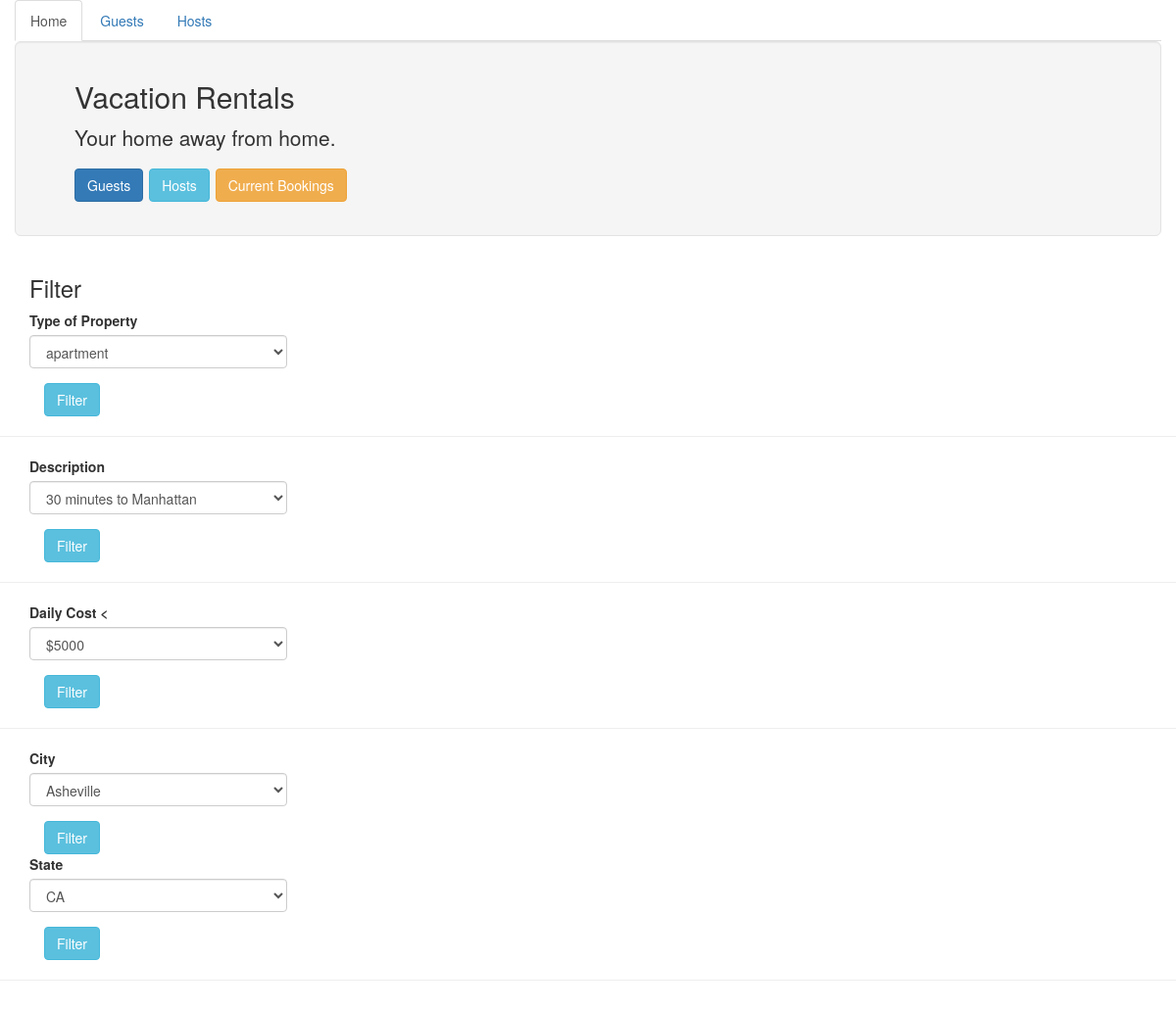
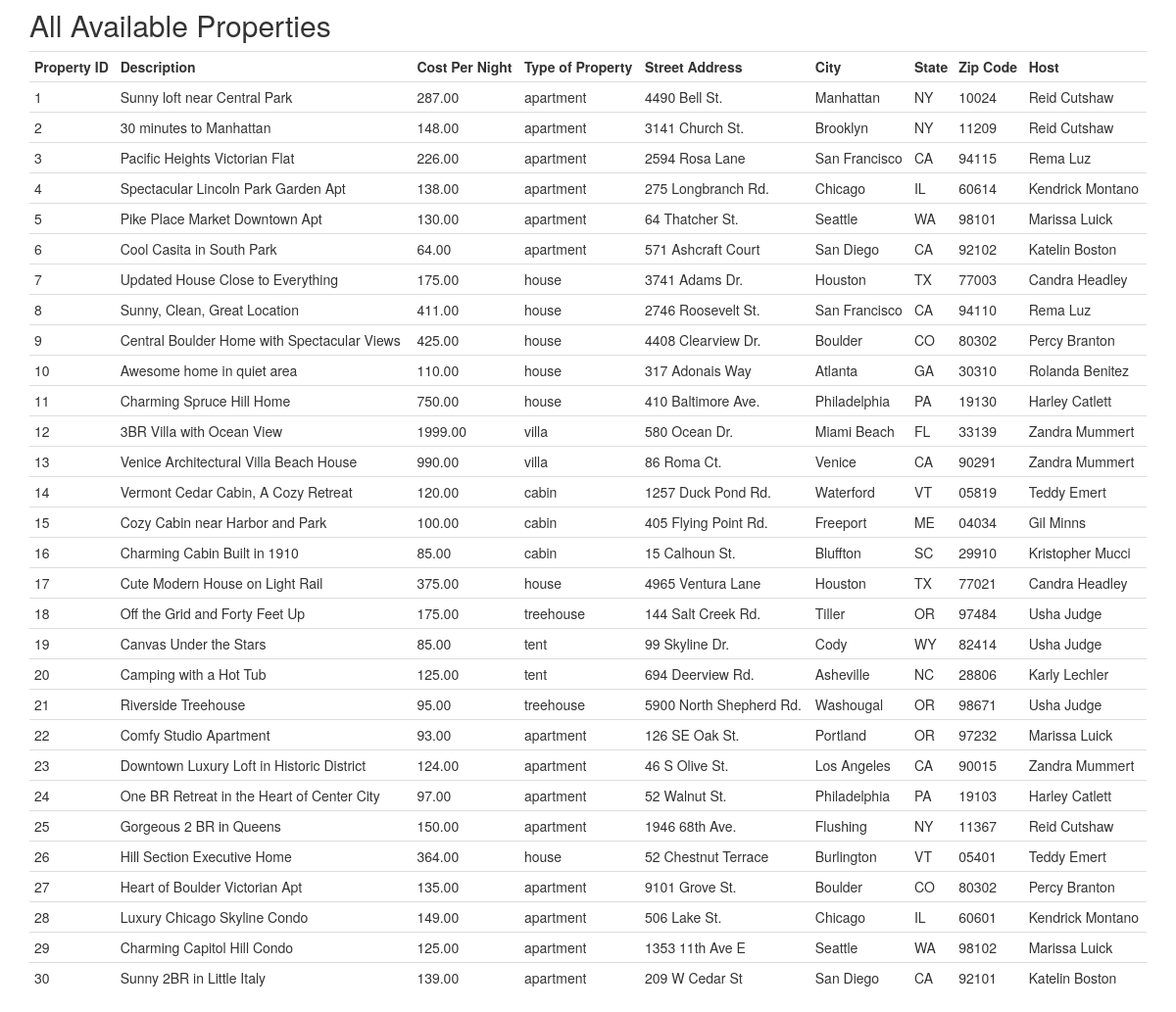
The page / on the database its author committed (2 pictures, top to bottom).
### tables this page shows
CREATE TABLE `properties`(
	prop_id INT NOT NULL AUTO_INCREMENT,
	type_id INT,
	st_address VARCHAR(255) NOT NULL,
	city VARCHAR(255) NOT NULL,
	state VARCHAR(255) NOT NULL,
	zip VARCHAR(10) NOT NULL,
	daily_cost DECIMAL(7,2),
	description TEXT,
	host_id INT,
	PRIMARY KEY (prop_id),
	FOREIGN KEY (host_id) REFERENCES hosts (host_id),
	FOREIGN KEY (type_id) REFERENCES property_type (type_id),
	UNIQUE KEY (st_address, city, state, zip, daily_cost)
);

CREATE TABLE `property_type`(
	type_id INT NOT NULL AUTO_INCREMENT,
	name VARCHAR(255) NOT NULL,
	PRIMARY KEY (type_id),
	UNIQUE KEY (name)
);

### index.php (the view, shortened to what this page needs)
<?php
$mysqli = new mysqli("oniddb.cws.oregonstate.edu", "depreyj-db", "hed5gVlymx3PJKO7", "depreyj-db");
?>
<!DOCTYPE html>
<html lang="en">
<head>
  <link rel="stylesheet" href="https://maxcdn.bootstrapcdn.com/bootstrap/3.3.7/css/bootstrap.min.css">
</head>
<div class="container-fluid">
    <div class="row">
        <div class="col-md-12">
            <ul class="nav nav-tabs">
                <li class="active">
                    <a href="index.php">Home</a>
                </li>
                <li>
                    <a href="guest.php">Guests</a>
                </li>
                <li>
                    <a href="host.php">Hosts</a>
                </li>
                    </ul>
            <div class="jumbotron well">
                <h2>
                    Vacation Rentals
                </h2>
                <p>
                    Your home away from home.
                </p>
                <p>
                    <a class="btn btn-primary btn-large" href="guest.php">Guests</a>
                    <a class="btn btn-info btn-large" href="host.php">Hosts</a>
                    <a class="btn btn-info btn-warning" href="current_bookings.php">Current Bookings</a>
                </p>
            </div><span class="label label-default"></span>
        </div>
    </div>
</div>
<div class="container">
  <h3>Filter</h3>
  <form action="type_filter.php" method="post" role="form" class="form-horizontal">
    <div class="form-group">
      <div class="col-sm-3"><label>Type of Property</label>
      <select id="pname" name="pname" class="form-control">
          <?php
          if(!($stmt = $mysqli->prepare("SELECT name
                                         FROM property_type"))){
            echo "Prepare failed: "  . $stmt->errno . " " . $stmt->error;
          }
          if(!$stmt->execute()){
            echo "Execute failed: "  . $mysqli->connect_errno . " " . $mysqli->connect_error;
          }
          if(!$stmt->bind_result($pname)){
            echo "Bind failed: "  . $mysqli->connect_errno . " " . $mysqli->connect_error;
          }
          while($stmt->fetch()){
           echo '<option value="'.$pname.'"> ' . $pname . '</option>\n';
          }
          ?>
        </select>
        </div>
    </div>
    <div class="col-sm-3">
        <button type="submit" class="btn btn-info pull-left">Filter</button>
    </div>
    </div>
  <hr>
<div class="container">
<form action="desc_filter.php" method="post" role="form" class="form-horizontal">
    <div class="form-group">
      <div class="col-sm-3"><label>Description</label>
      <select id="description" name="description" class="form-control">
          <?php
          if(!($stmt = $mysqli->prepare("SELECT description
                                         FROM properties
                                         ORDER BY description"))){
            echo "Prepare failed: "  . $stmt->errno . " " . $stmt->error;
          }
          if(!$stmt->execute()){
            echo "Execute failed: "  . $mysqli->connect_errno . " " . $mysqli->connect_error;
          }
          if(!$stmt->bind_result($description)){
            echo "Bind failed: "  . $mysqli->connect_errno . " " . $mysqli->connect_error;
          }
          while($stmt->fetch()){
           echo '<option value="'.$description.'"> ' . $description . '</option>\n';
          }
          ?>
        </select>
        </div>
    </div>
    <div class="col-sm-3">
        <button type="submit" class="btn btn-info pull-left">Filter</button>
    </div>
    </div>
  <hr>
<div class="container">
  <form action="price_filter.php" method="post" role="form" class="form-horizontal">
    <div class="form-group">
      <div class="col-sm-3"><label>Daily Cost &lt </label>
      <select id="daily_cost" name="daily_cost" class="form-control">
          <option value="5000"> $5000</option>
        </select>
        </div>
    </div>
    <div class="col-sm-3">
        <button type="submit" class="btn btn-info pull-left">Filter</button>
    </div>
    </div>
  <hr>
<div class="container">
  <form action="city_filter.php" method="post" role="form" class="form-horizontal">
    <div class="form-group">
      <div class="col-sm-3"><label>City</label>
      <select id="city" name="city" class="form-control">
          <?php
          if(!($stmt = $mysqli->prepare("SELECT DISTINCT city
                                         FROM properties
                                         ORDER BY city"))){
            echo "Prepare failed: "  . $stmt->errno . " " . $stmt->error;
          }
          if(!$stmt->execute()){
            echo "Execute failed: "  . $mysqli->connect_errno . " " . $mysqli->connect_error;
          }
          if(!$stmt->bind_result($city)){
            echo "Bind failed: "  . $mysqli->connect_errno . " " . $mysqli->connect_error;
          }
          while($stmt->fetch()){
           echo '<option value="'.$city.'"> ' . $city . '</option>\n';
          }
          ?>
        </select>
        </div>
    </div>
    <div class="col-sm-3">
        <button type="submit" class="btn btn-info pull-left">Filter</button>
    </div>
    </div>
<div class="container">
  <form action="state_filter.php" method="post" role="form" class="form-horizontal">
    <div class="form-group">
      <div class="col-sm-3"><label>State</label>
      <select id="state" name="state" class="form-control">
          <?php
          if(!($stmt = $mysqli->prepare("SELECT DISTINCT state
                                         FROM properties
                                         ORDER BY state"))){
            echo "Prepare failed: "  . $stmt->errno . " " . $stmt->error;
          }
          if(!$stmt->execute()){
            echo "Execute failed: "  . $mysqli->connect_errno . " " . $mysqli->connect_error;
          }
          if(!$stmt->bind_result($state)){
            echo "Bind failed: "  . $mysqli->connect_errno . " " . $mysqli->connect_error;
          }
          while($stmt->fetch()){
           echo '<option value="'.$state.'"> ' . $state . '</option>\n';
          }
          ?>
        </select>
        </div>
    </div>
    <div class="col-sm-3">
        <button type="submit" class="btn btn-info pull-left">Filter</button>
    </div>
    </div>
  <hr>
<div class="container">
    <h2>All Available Properties</h2>
    <div class="table-responsive">
    <table class="table table-condensed">
        <tr>
            <th>Property ID</th>
            <th>Description</th>
            <th>Cost Per Night</th>
            <th>Type of Property</th>
            <th>Street Address</th>
            <th>City</th>
            <th>State</th>
            <th>Zip Code</th>
            <th>Host</th>
        </tr>
<?php
if(!($query = $mysqli->prepare("SELECT prop_id, description, daily_cost, pt.name AS type, st_address AS address, city, state, zip, CONCAT(h.fname, ' ', h.lname) AS host
    FROM properties p
    INNER JOIN property_type pt ON p.type_id= pt.type_id
    INNER JOIN hosts h ON p.host_id = h.host_id
    ORDER BY prop_id;"))){
    echo "Prepare failed: " . $mysqli->connect_errno . " " . $mysqli->connect_error;
}
if(!($query->execute())){
    echo "Execute failed: " . $mysqli->connect_errno . " " . $mysqli->connect_error;
}
if(!($query->bind_result($prop_id, $description, $daily_cost, $type, $address, $city, $state, $zip, $host))){
    "Bind failed: " . $mysqli->connect_errno . " " . $mysqli->connect_error;
}
while ($query->fetch()){
    echo "<tr>\n<td>" . $prop_id . "\n</td>\n<td>" . $description . "\n</td>\n<td>" . $daily_cost . "\n</td>\n<td>" . $type . "\n</td>\n<td>" . $address . "\n</td>\n<td>" . $city . "\n</td>\n<td>" . $state . "\n</td>\n<td>" . $zip . "\n</td>\n<td>" . $host . "\n</td>\n</tr>";
}
?>
    </table>
    </div>
</div>
</html>

### rows shown on the page
properties: prop_id "1", description "Sunny loft near Central Park", daily_cost "287.00", type.name "apartment", st_address "4490 Bell St.", city "Manhattan", state "NY", zip "10024", host "Reid Cutshaw"
properties: prop_id "2", description "30 minutes to Manhattan", daily_cost "148.00", type.name "apartment", st_address "3141 Church St.", city "Brooklyn", state "NY", zip "11209", host "Reid Cutshaw"
properties: prop_id "3", description "Pacific Heights Victorian Flat", daily_cost "226.00", type.name "apartment", st_address "2594 Rosa Lane", city "San Francisco", state "CA", zip "94115", host "Rema Luz"
properties: prop_id "4", description "Spectacular Lincoln Park Garden Apt", daily_cost "138.00", type.name "apartment", st_address "275 Longbranch Rd.", city "Chicago", state "IL", zip "60614", host "Kendrick Montano"
properties: prop_id "5", description "Pike Place Market Downtown Apt", daily_cost "130.00", type.name "apartment", st_address "64 Thatcher St.", city "Seattle", state "WA", zip "98101", host "Marissa Luick"
properties: prop_id "6", description "Cool Casita in South Park", daily_cost "64.00", type.name "apartment", st_address "571 Ashcraft Court", city "San Diego", state "CA", zip "92102", host "Katelin Boston"
properties: prop_id "7", description "Updated House Close to Everything", daily_cost "175.00", type.name "house", st_address "3741 Adams Dr.", city "Houston", state "TX", zip "77003", host "Candra Headley"
properties: prop_id "8", description "Sunny, Clean, Great Location", daily_cost "411.00", type.name "house", st_address "2746 Roosevelt St.", city "San Francisco", state "CA", zip "94110", host "Rema Luz"
properties: prop_id "9", description "Central Boulder Home with Spectacular Views", daily_cost "425.00", type.name "house", st_address "4408 Clearview Dr.", city "Boulder", state "CO", zip "80302", host "Percy Branton"
properties: prop_id "10", description "Awesome home in quiet area", daily_cost "110.00", type.name "house", st_address "317 Adonais Way", city "Atlanta", state "GA", zip "30310", host "Rolanda Benitez"
properties: prop_id "11", description "Charming Spruce Hill Home", daily_cost "750.00", type.name "house", st_address "410 Baltimore Ave.", city "Philadelphia", state "PA", zip "19130", host "Harley Catlett"
properties: prop_id "12", description "3BR Villa with Ocean View", daily_cost "1999.00", type.name "villa", st_address "580 Ocean Dr.", city "Miami Beach", state "FL", zip "33139", host "Zandra Mummert"
properties: prop_id "13", description "Venice Architectural Villa Beach House", daily_cost "990.00", type.name "villa", st_address "86 Roma Ct.", city "Venice", state "CA", zip "90291", host "Zandra Mummert"
properties: prop_id "14", description "Vermont Cedar Cabin, A Cozy Retreat", daily_cost "120.00", type.name "cabin", st_address "1257 Duck Pond Rd.", city "Waterford", state "VT", zip "05819", host "Teddy Emert"
properties: prop_id "15", description "Cozy Cabin near Harbor and Park", daily_cost "100.00", type.name "cabin", st_address "405 Flying Point Rd.", city "Freeport", state "ME", zip "04034", host "Gil Minns"
properties: prop_id "16", description "Charming Cabin Built in 1910", daily_cost "85.00", type.name "cabin", st_address "15 Calhoun St.", city "Bluffton", state "SC", zip "29910", host "Kristopher Mucci"
properties: prop_id "17", description "Cute Modern House on Light Rail", daily_cost "375.00", type.name "house", st_address "4965 Ventura Lane", city "Houston", state "TX", zip "77021", host "Candra Headley"
properties: prop_id "18", description "Off the Grid and Forty Feet Up", daily_cost "175.00", type.name "treehouse", st_address "144 Salt Creek Rd.", city "Tiller", state "OR", zip "97484", host "Usha Judge"
properties: prop_id "19", description "Canvas Under the Stars", daily_cost "85.00", type.name "tent", st_address "99 Skyline Dr.", city "Cody", state "WY", zip "82414", host "Usha Judge"
properties: prop_id "20", description "Camping with a Hot Tub", daily_cost "125.00", type.name "tent", st_address "694 Deerview Rd.", city "Asheville", state "NC", zip "28806", host "Karly Lechler"
properties: prop_id "21", description "Riverside Treehouse", daily_cost "95.00", type.name "treehouse", st_address "5900 North Shepherd Rd.", city "Washougal", state "OR", zip "98671", host "Usha Judge"
properties: prop_id "22", description "Comfy Studio Apartment", daily_cost "93.00", type.name "apartment", st_address "126 SE Oak St.", city "Portland", state "OR", zip "97232", host "Marissa Luick"
properties: prop_id "23", description "Downtown Luxury Loft in Historic District", daily_cost "124.00", type.name "apartment", st_address "46 S Olive St.", city "Los Angeles", state "CA", zip "90015", host "Zandra Mummert"
properties: prop_id "24", description "One BR Retreat in the Heart of Center City", daily_cost "97.00", type.name "apartment", st_address "52 Walnut St.", city "Philadelphia", state "PA", zip "19103", host "Harley Catlett"
properties: prop_id "25", description "Gorgeous 2 BR in Queens", daily_cost "150.00", type.name "apartment", st_address "1946 68th Ave.", city "Flushing", state "NY", zip "11367", host "Reid Cutshaw"
properties: prop_id "26", description "Hill Section Executive Home", daily_cost "364.00", type.name "house", st_address "52 Chestnut Terrace", city "Burlington", state "VT", zip "05401", host "Teddy Emert"
properties: prop_id "27", description "Heart of Boulder Victorian Apt", daily_cost "135.00", type.name "apartment", st_address "9101 Grove St.", city "Boulder", state "CO", zip "80302", host "Percy Branton"
properties: prop_id "28", description "Luxury Chicago Skyline Condo", daily_cost "149.00", type.name "apartment", st_address "506 Lake St.", city "Chicago", state "IL", zip "60601", host "Kendrick Montano"
properties: prop_id "29", description "Charming Capitol Hill Condo", daily_cost "125.00", type.name "apartment", st_address "1353 11th Ave E", city "Seattle", state "WA", zip "98102", host "Marissa Luick"
properties: prop_id "30", description "Sunny 2BR in Little Italy", daily_cost "139.00", type.name "apartment", st_address "209 W Cedar St", city "San Diego", state "CA", zip "92101", host "Katelin Boston"

### other values the page prints
form field pname "apartment"
form field description "30 minutes to Manhattan"
form field city "Asheville"
form field state "CA"
